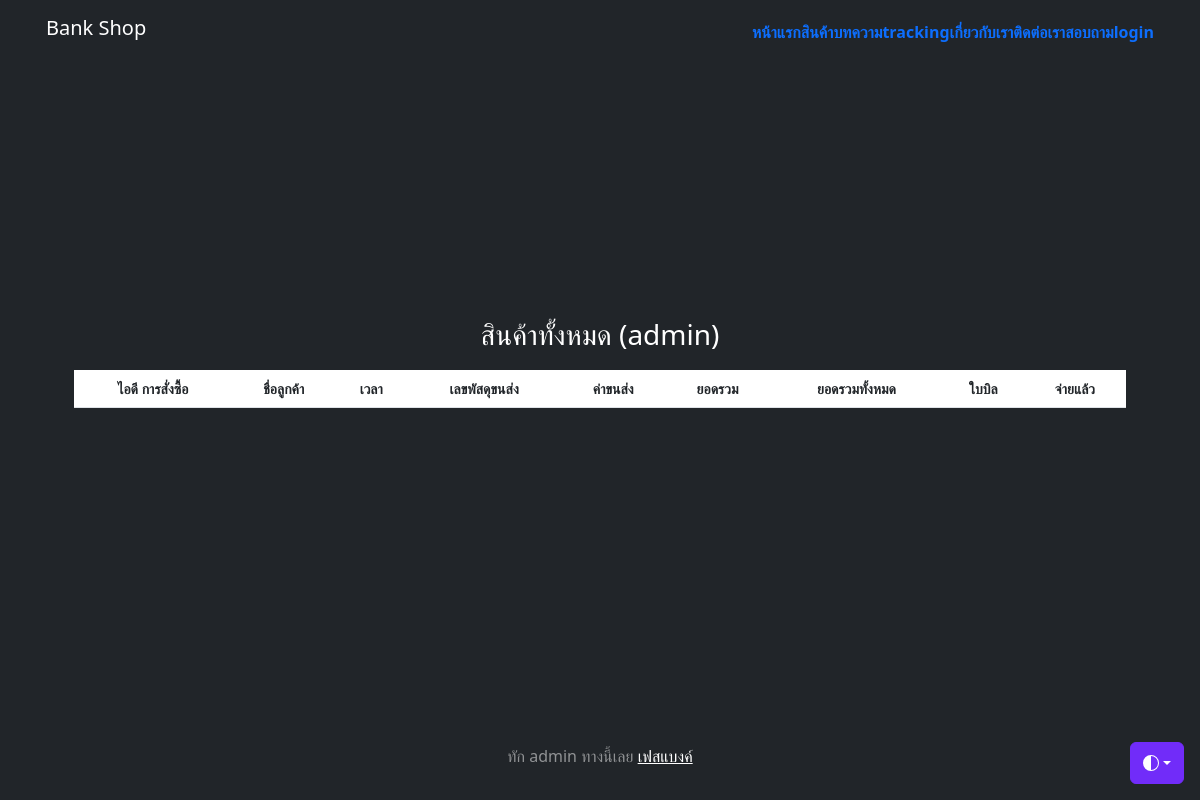
Page /customer-all-order/ on the earlier database version.
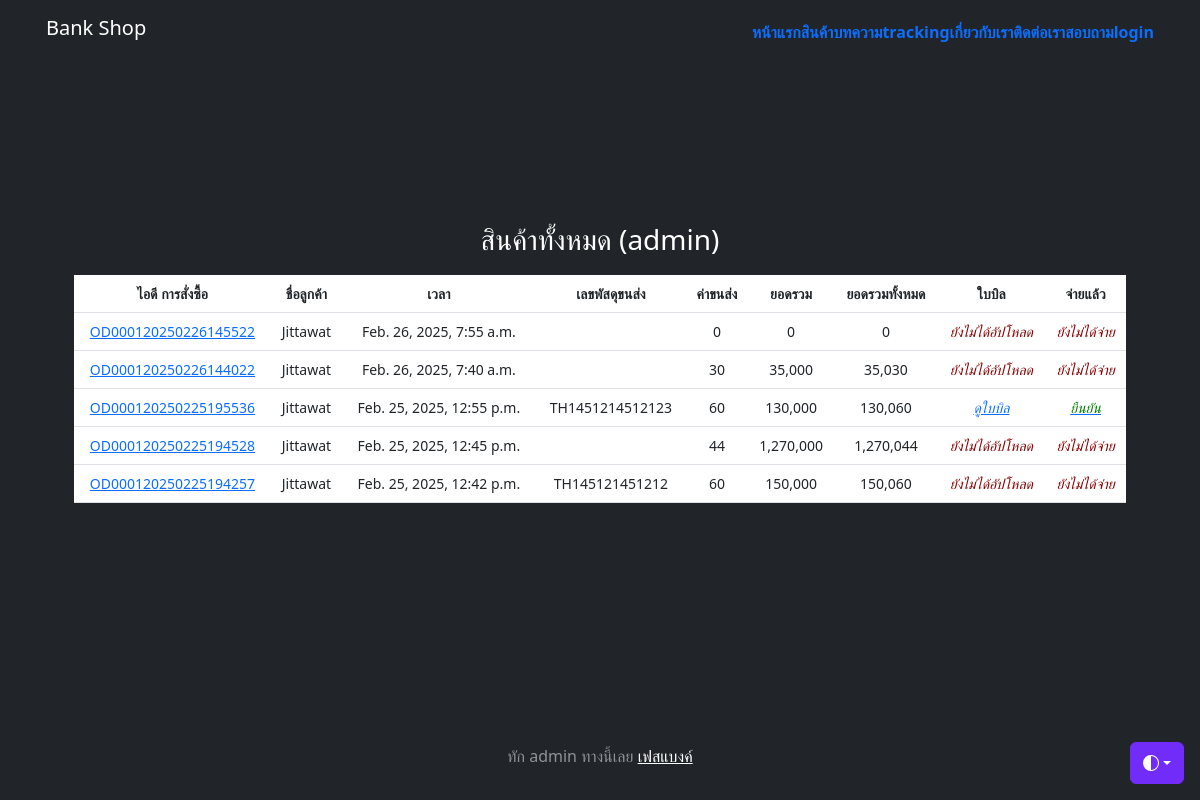
Same page on the later database version.
### myapp/models.py (models this page shows, shortened)
class CartOrder(models.Model):
    order_id = models.CharField(max_length=100)
    user = models.ForeignKey(User, on_delete=models.CASCADE)
    first_name = models.CharField(max_length=100, null=True, blank=True)
    last_name = models.CharField(max_length=100, null=True, blank=True)
    tel = models.CharField(max_length=14)
    email = models.CharField(max_length=50, null=True, blank=True)
    address = models.TextField()
    express = models.CharField(max_length=100)
    payment = models.CharField(max_length=100)
    other = models.TextField(null=True, blank=True)
    stamp = models.DateTimeField(auto_now_add=True, null=True, blank=True)
    paid = models.BooleanField(default=False)
    confirm = models.BooleanField(default=False)
    slip = models.ImageField(upload_to="cart-slip/", null=True, blank=True)
    slip_time = models.DateField(null=True, blank=True)
    bank_account = models.CharField(
        max_length=50,
        choices= [
            ('KBank', 'KBank'),
            ('SCB', 'SCB'),
            ('TTB', 'TTB'),
            ('KTB', 'KTB'),
            ('BBL', 'BBL'),
            ('BAY', 'BAY'),
            ('อื่น', 'อื่น')
        ],
        default='KBank'
    )
    payment_id = models.CharField(max_length=100, null=True, blank=True)
    tracking_number = models.CharField(max_length=100, null=True, blank=True)

### myapp/views.py (the view)
# urls.py: path('customer-all-order/', CustomerAllOrder , name='-ordcustomer-aller'),
def CustomerAllOrder(request):
    context = {}
    cart_order = CartOrder.objects.all().order_by("-id")
    for co in cart_order:
        order_id = co.order_id
        order_product = OrderProduct.objects.filter(order_id=order_id)
        total = sum([o.total for o in order_product])
        co.total = total
        count = sum([o.quantity for o in order_product])
        if co.express == 'flash':
            shipping_cost = sum([20 if i == 0 else 10 for i in range(count)])
        elif co.express == 'kerry':
            shipping_cost = sum([30 if i == 0 else 15 for i in range(count)])
        elif co.express == 'j&t':
            shipping_cost = sum([20 if i == 0 else 9 for i in range(count)])
        elif co.express == 'thailandpost':
            shipping_cost = sum([20 if i == 0 else 12 for i in range(count)])
        else:
            shipping_cost = sum([50 if i == 0 else 25 for i in range(count)])
        if co.payment == "cod":
            shipping_cost += 10
        co.shipping_cost = shipping_cost
    context['cart_order'] = cart_order
    return render(request, 'myapp/customer-all-order.html', context)

### myapp/templates/myapp/customer-all-order.html (shortened to what this page needs)
{% extends 'myapp/base.html' %}
{% load static %}
{% load humanize %}
{% block content %}
<div class="container">
    <div class="text-color-black">
      <div class="text-color-black">
        <h3>สินค้าทั้งหมด (admin)</h3>
      </div>
      <div style="padding: 5px"></div>
      <table class="table">
        <tr style="font-size: 14px;">
            <th>ไอดี การสั่งซื้อ</th>
            <th>ชื่อลูกค้า</th>
            <th>เวลา</th>
            <th>เลขพัสดุขนส่ง</th>
            <th>ค่าขนส่ง</th>
            <th>ยอดรวม</th>
            <th>ยอดรวมทั้งหมด</th>
            <th>ใบบิล</th>
            <th>จ่ายแล้ว</th>
        </tr>
        {% for co in cart_order %}
        <tr style="font-size: 14px;">
          <td><a href="{% url 'cart-order-update-tracking' co.order_id %}" style="font-size: 14px;">{{ co.order_id }}</a></td>
          <td>{{ co.first_name }}</td>
          <td>{{ co.stamp }}</td>
          <td>
            {% if co.tracking_number != None %}
                {{ co.tracking_number }}
            {% endif %}
          </td>
          <td> {{ co.shipping_cost }}</td>
          <td> {{ co.total | intcomma }} </td>
          <td>{{ co.total|add:co.shipping_cost|intcomma }}</td>
          <td>
            {% if co.slip %}
            <a href="{{ co.slip.url }}">
              <i class="fa fa-address-card-o"
              style="font-size:14px;color:#0d6efd;">
             ดูใบบิล
              </i>
            </a>
            {% else %}
            <i class="fa fa-close"
            style="font-size:14px;color:darkred;">
            ยังไม่ได้อัปโหลด
            </i>
            {% endif %}
          </td>
          <td>
          {% if co.pain and co.slip %}
            <a href="{% url 'update-status' co.order_id 'cancel' %}"><i class="fa fa-check-square-o" style="font-size:14px;color:#2a8df4;">จ่ายแล้ว</i></a>
          {% elif co.paid == False and not co.slip %}
            <i class="fa fa-close" style="font-size:14px;color:darkred;">ยังไม่ได้จ่าย</i>
          {% else %}
            <a href="{% url 'update-status' co.order_id 'confirm' %}"><i class="fa fa-check" style="font-size:14px;color:green;">ยืนยัน</i></a>
          {% endif %}
          </td>
        </tr>
      {% endfor %}
      </table>
    </div>
    <div style="padding: 5px"></div>
    <div style="padding: 20px"></div>
</div>
{% endblock content %}

### myapp/templates/myapp/base.html (shortened to what this page needs)
<!doctype html>
<html lang="en" class="h-100" data-bs-theme="auto">
  <head><script src="https://getbootstrap.com/docs/5.3/assets/js/color-modes.js"></script>
    <link rel="stylesheet" href="https://cdn.jsdelivr.net/npm/@docsearch/css@3">
<link href="https://getbootstrap.com/docs/5.3/dist/css/bootstrap.min.css" rel="stylesheet">
    <link href="https://getbootstrap.com/docs/5.3/examples/cover/cover.css" rel="stylesheet">
  </head>
  <body class="d-flex h-100 text-center text-bg-dark">
    <div class="dropdown position-fixed bottom-0 end-0 mb-3 me-3 bd-mode-toggle">
      <button class="btn btn-bd-primary py-2 dropdown-toggle d-flex align-items-center"
              id="bd-theme"
              type="button"
              aria-expanded="false"
              data-bs-toggle="dropdown"
              aria-label="Toggle theme (auto)">
        <svg class="bi my-1 theme-icon-active" width="1em" height="1em"><use href="#circle-half"></use></svg>
      </button>
    </div>
<div class="container d-flex w-100 h-100 p-3 mx-auto flex-column">
  <header class="mb-auto">
    <div>
      <h5 class="float-md-start mb-0">Bank Shop</h5>
      <nav class="nav nav-masthead justify-content-center float-md-end">
        {% block menubar %}
        <a class="nav-link fw-bold py-1 px-0" aria-current="page" href="{% url 'home' %}">หน้าแรก</a>
        <a class="nav-link fw-bold py-1 px-0" href="{% url 'all-product' %}">สินค้า</a>
        <a class="nav-link fw-bold py-1 px-0" href="{% url 'post' %}">บทความ</a>
        <a class="nav-link fw-bold py-1 px-0" href="{% url 'tracking' %}">tracking</a>
        <a class="nav-link fw-bold py-1 px-0" href="{% url 'about-us' %}">เกี่ยวกับเรา</a>
        <a class="nav-link fw-bold py-1 px-0" href="{% url 'contact' %}">ติดต่อเรา</a>
        <a class="nav-link fw-bold py-1 px-0" href="{% url 'ask' %}">สอบถาม</a>
        <a class="nav-link fw-bold py-1 px-0" href="{% url 'login' %}">login</a>
        {% endblock menubar %}
      </nav>
    </div>
  </header>
  <main class="px-3">
    {% block content %}{% endblock content %}
  </main>
  <footer class="mt-auto text-white-50">
    <p>ทัก admin ทางนี้เลย <a href="https://facebook.com/bank.jittawat" class="text-white">เฟสแบงค์</a></p>
  </footer>
</div>
    </body>
</html>

### myapp/templates/myapp/base.html (style rules this page uses)
.bi { vertical-align: -.125em; fill: currentColor; }
.btn-bd-primary { --bd-violet-bg: #712cf9; --bd-violet-rgb: 112.520718, 44.062154, 249.437846; --bs-btn-font-weight: 600; --bs-btn-color: var(--bs-white); --bs-btn-bg: var(--bd-violet-bg); --bs-btn-border-color: var(--bd-violet-bg); --bs-btn-hover-color: var(--bs-white); --bs-btn-hover-bg: #6528e0; --bs-btn-hover-border-color: #6528e0; --bs-btn-focus-shadow-rgb: var(--bd-violet-rgb); --bs-btn-active-color: var(--bs-btn-hover-color); --bs-btn-active-bg: #5a23c8; --bs-btn-active-border-color: #5a23c8; }
.bd-mode-toggle { z-index: 1500; }

Differences in the rows shown:
added CartOrder: order_id "OD000120250226145522", first_name "Jittawat", stamp "Feb. 26, 2025, 7:55 a.m.", shipping_cost "0", total "0", total|add "0", slip "ยังไม่ได้อัปโหลด", paid "ยังไม่ได้จ่าย"
added CartOrder: order_id "OD000120250226144022", first_name "Jittawat", stamp "Feb. 26, 2025, 7:40 a.m.", shipping_cost "30", total "35,000", total|add "35,030", slip "ยังไม่ได้อัปโหลด", paid "ยังไม่ได้จ่าย"
added CartOrder: order_id "OD000120250225195536", first_name "Jittawat", stamp "Feb. 25, 2025, 12:55 p.m.", tracking_number "TH1451214512123", shipping_cost "60", total "130,000", total|add "130,060", paid "ยืนยัน"
added CartOrder: order_id "OD000120250225194528", first_name "Jittawat", stamp "Feb. 25, 2025, 12:45 p.m.", shipping_cost "44", total "1,270,000", total|add "1,270,044", slip "ยังไม่ได้อัปโหลด", paid "ยังไม่ได้จ่าย"
added CartOrder: order_id "OD000120250225194257", first_name "Jittawat", stamp "Feb. 25, 2025, 12:42 p.m.", tracking_number "TH145121451212", shipping_cost "60", total "150,000", total|add "150,060", slip "ยังไม่ได้อัปโหลด", paid "ยังไม่ได้จ่าย"
